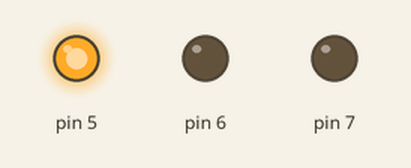
Simulated run of this sketch. Board: Arduino Uno, built with avr-gcc and run on an emulated ATmega328P. On the bench: output pins drawn as LEDs (lit = HIGH).

Above: at 5.0 s.
At 10.5 s:
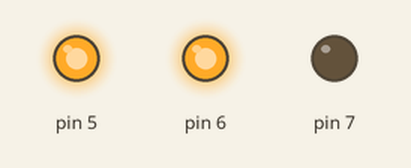
At 13.5 s:
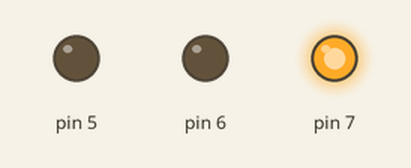
At 17.0 s:
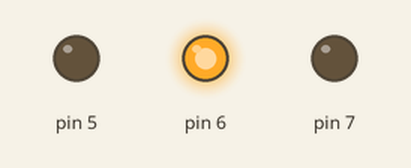
Timing chart, 0 to 23.4 s (numbered marks = the images above):
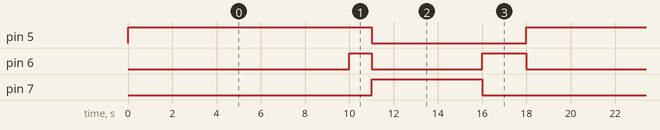

The sketch:

traffic_light.ino
```cpp
void setup() {
  // put your setup code here, to run once:
  pinMode(5, OUTPUT);
  pinMode(6, OUTPUT);
  pinMode(7, OUTPUT);
}

void loop() {
  // put your main code here, to run repeatedly:
  digitalWrite(5, HIGH);
  digitalWrite(6, LOW);
  digitalWrite(7, LOW);
  delay(10000);
  digitalWrite(5, HIGH);
  digitalWrite(6, HIGH);
  digitalWrite(7, LOW);
  delay(1000);
  digitalWrite(5, LOW);
  digitalWrite(6, LOW);
  digitalWrite(7, HIGH);
  delay(5000);
  digitalWrite(5, LOW);
  digitalWrite(6, HIGH);
  digitalWrite(7, LOW);
  delay(2000);
}
```

Measured:
- by itself, pin 5: alternates HIGH for 11.0 s and LOW for 7.0 s
- by itself, pin 6: repeats every 18.0 s: LOW 5.0 s, HIGH 2.0 s, LOW 10.0 s, HIGH 1.0 s
- by itself, pin 7: alternates HIGH for 5.0 s and LOW for 13.0 s
